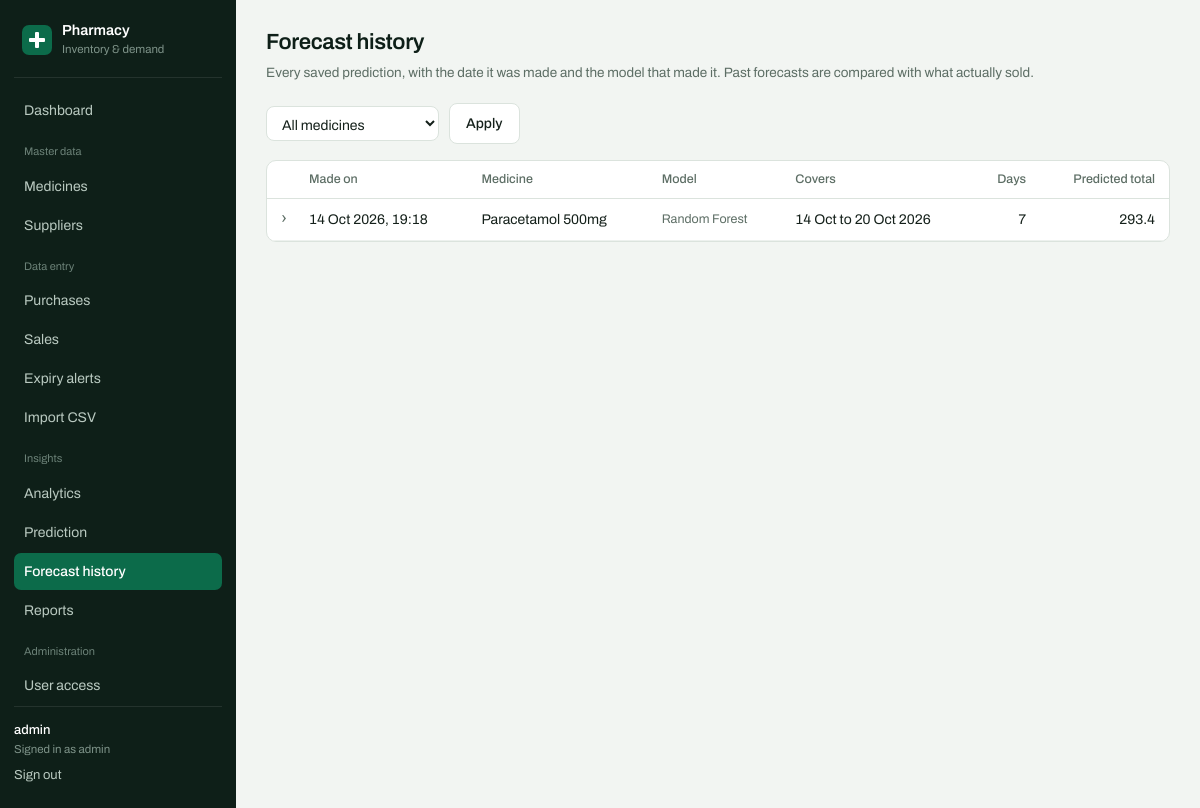
/forecasts (signed in), run on the app's committed database.
### models.py (models this page shows, shortened)
class Forecast(db.Model):
    __tablename__ = "forecasts"
    forecast_id = db.Column(db.Integer, primary_key=True)
    medicine_id = db.Column(db.Integer, db.ForeignKey("medicines.medicine_id"),
                            nullable=False, index=True)
    forecast_date = db.Column(db.Date, nullable=False, index=True)
    predicted_quantity = db.Column(db.Float, nullable=False)
    created_at = db.Column(db.DateTime, nullable=False, default=datetime.utcnow)
    model_name = db.Column(db.String(60))      # e.g. "Random Forest"
    created_by = db.Column(db.Integer, db.ForeignKey("users.user_id"))
    medicine = db.relationship("Medicine", back_populates="forecasts")

class Medicine(db.Model):
    __tablename__ = "medicines"
    medicine_id = db.Column(db.Integer, primary_key=True)
    medicine_code = db.Column(db.String(20), unique=True, nullable=False, index=True)
    name = db.Column(db.String(120), nullable=False)
    category = db.Column(db.String(60), nullable=False, index=True)  # EDA groups by this
    unit_price = db.Column(db.Float, nullable=False)                 # selling price
    reorder_level = db.Column(db.Integer, nullable=False, default=50)
    is_active = db.Column(db.Boolean, nullable=False, default=True)
    purchase_items = db.relationship("PurchaseItem", back_populates="medicine")
    sales = db.relationship("Sale", back_populates="medicine")
    forecasts = db.relationship("Forecast", back_populates="medicine")

### app.py (the view)
@app.route("/forecasts")
@login_required
def forecast_history():
    medicine_id = request.args.get("medicine_id", type=int)
    q = Forecast.query
    if medicine_id:
        q = q.filter_by(medicine_id=medicine_id)
    all_rows = q.order_by(Forecast.created_at.desc(),
                          Forecast.forecast_date).all()
    grouped = {}
    for row in all_rows:
        key = (row.created_at, row.medicine_id)
        grouped.setdefault(key, []).append(row)
    actual_sales = {}
    for (created_at, med_id), rows in grouped.items():
        for row in rows:
            k = (med_id, row.forecast_date)
            if k not in actual_sales:
                total = (db.session.query(db.func.sum(Sale.quantity))
                         .filter(Sale.medicine_id == med_id,
                                 Sale.sale_date == row.forecast_date)
                         .scalar())
                actual_sales[k] = total
    runs = []
    for (created_at, med_id), rows in grouped.items():
        errors = []
        for row in rows:
            row.actual = actual_sales.get((med_id, row.forecast_date))
            if row.actual is None:
                row.error = None
            else:
                row.error = row.predicted_quantity - row.actual
                errors.append(abs(row.error))
        runs.append({
            "created_at": created_at,
            "medicine": rows[0].medicine,
            "model_name": rows[0].model_name,
            "rows": rows,
            "first_date": min(r.forecast_date for r in rows),
            "last_date": max(r.forecast_date for r in rows),
            "total": round(sum(r.predicted_quantity for r in rows), 1),
            "scored": len(errors),
            "mae": round(sum(errors) / len(errors), 1) if errors else None,
        })
    runs.sort(key=lambda r: r["created_at"], reverse=True)
    return render_template("forecast_history.html", runs=runs,
                           medicines=Medicine.query.order_by(Medicine.name).all(),
                           selected_medicine=medicine_id)

### app.py (called while the page is built)
def login_required(view):
    @wraps(view)
    def wrapped(*args, **kwargs):
        if "user_id" not in session:
            flash("Please log in first.", "warning")
            return redirect(url_for("login"))
        return view(*args, **kwargs)
    return wrapped

@app.context_processor
def inject_user():
    return {"current_user": {"username": session.get("username"),
                             "role": session.get("role")}}

### templates/forecast_history.html (shortened to what this page needs)
{% extends "base.html" %}
{% block content %}
<div class="page-head">
  <div>
    <h1>Forecast history</h1>
    <p>
      Every saved prediction, with the date it was made and the model that
      made it. Past forecasts are compared with what actually sold.
    </p>
  </div>
</div>
<form class="filters" method="GET">
  <select name="medicine_id">
    <option value="">All medicines</option>
  </select>
  <button class="btn btn-quiet" type="submit">Apply</button>
</form>
<section class="panel">
  <div class="table-wrap">
    <table class="data">
      <thead>
        <tr>
          <th></th>
          <th>Made on</th>
          <th>Medicine</th>
          <th>Model</th>
          <th>Covers</th>
          <th class="num">Days</th>
          <th class="num">Predicted total</th>
        </tr>
      </thead>
      <tbody>
        {% for run in runs %}
        <tr class="expandable" data-target="run-{{ loop.index }}">
          <td class="expander"><span class="chevron">&rsaquo;</span></td>
          <td class="date">{{ run.created_at.strftime('%d %b %Y, %H:%M') }}</td>
          <td>{{ run.medicine.name }}</td>
          <td class="batch">{{ run.model_name or '—' }}</td>
          <td class="date">
            {{ run.first_date.strftime('%d %b') }} to
            {{ run.last_date.strftime('%d %b %Y') }}
          </td>
          <td class="num">{{ run.rows|length }}</td>
          <td class="num">{{ run.total }}</td>
        </tr>
        {% else %}
        <tr>
          <td colspan="7" class="empty">
            No forecasts saved yet. Make one on the Prediction page and save it.
          </td>
        </tr>
        {% endfor %}
      </tbody>
    </table>
  </div>
</section>
{% endblock %}

### static/css/style.css (style rules this page uses)
:root { --ink: #0E1F18; --ink-soft: #1B332A; --green: #0C6B4A; --green-lift: #118A5F; --green-wash: #E6F1EC; --paper: #F2F5F2; --surface: #FFFFFF; --line: #DBE3DD; --text: #14201A; --muted: #5D6E65; --amber: #9A6407; --amber-wash: #FBF0DC; --red: #A42A1E; --red-wash: #FAE8E5; --sidebar-w: 236px; --radius: 10px; }
* { box-sizing: border-box; }
body { margin: 0; background: var(--paper); color: var(--text); font-family: Archivo, system-ui, -apple-system, "Segoe UI", sans-serif; font-size: 15px; line-height: 1.5; font-variant-numeric: tabular-nums; }
h1, h2, h3, h4, h5 { font-weight: 600; letter-spacing: -0.015em; color: var(--ink); margin: 0; }
.page-head { display: flex; align-items: baseline; justify-content: space-between; gap: 16px; margin-bottom: 20px; }
.page-head h1 { font-size: 22px; }
.page-head p { margin: 4px 0 0; color: var(--muted); font-size: 13.5px; }
.panel { background: var(--surface); border: 1px solid var(--line); border-radius: var(--radius); overflow: hidden; }
.table-wrap { overflow-x: auto; }
table.data { width: 100%; border-collapse: collapse; font-size: 14px; }
table.data th { text-align: left; font-weight: 500; font-size: 12.5px; color: var(--muted); padding: 9px 14px; border-bottom: 1px solid var(--line); white-space: nowrap; }
table.data td { padding: 10px 14px; border-bottom: 1px solid #EDF1EE; }
.num { text-align: right; font-variant-numeric: tabular-nums; white-space: nowrap; }
.batch { color: var(--muted); font-size: 12.5px; white-space: nowrap; }
.date { white-space: nowrap; }
.btn { display: inline-block; padding: 9px 16px; border: 1px solid transparent; border-radius: 8px; font: inherit; font-weight: 500; font-size: 14px; cursor: pointer; text-decoration: none; }
.filters { display: flex; flex-wrap: wrap; gap: 10px; align-items: center; margin-bottom: 16px; }
.filters input[type="search"], .filters input[type="date"], .filters select { padding: 8px 11px; border: 1px solid var(--line); border-radius: 8px; font: inherit; font-size: 14px; background: #fff; color: var(--text); }
.btn-quiet { background: var(--surface); border-color: var(--line); color: var(--text); }
tr.expandable { cursor: pointer; }
.expander { width: 28px; padding-right: 0 !important; }
.chevron { display: inline-block; color: var(--muted); font-size: 17px; line-height: 1; }
@media (prefers-reduced-motion: no-preference) { .chevron { transition: transform .12s ease; } }
table.data th.num, table.inner th.num { text-align: right; }

### data on the page
Forecast: created_at "14 Oct 2026, 19:18", medicine.name "Paracetamol 500mg", model_name "Random Forest", first_date "14 Oct", last_date "20 Oct 2026", rows|length "7", total "293.4"

### other printed values
{{ current_user.username }} "admin"
{{ current_user.role }} "admin"
